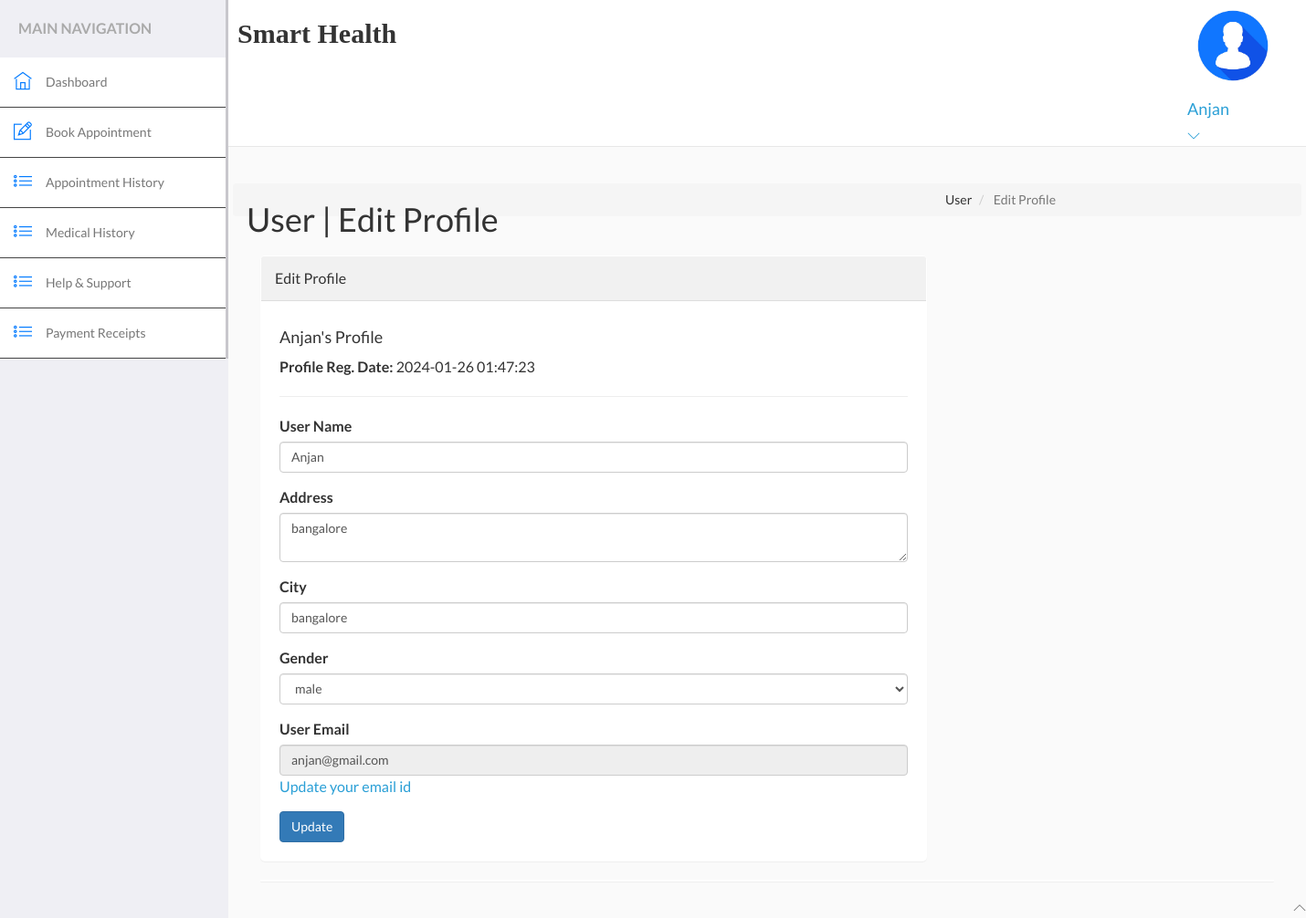
Page /hospital/hms/edit-profile.php (signed in) on the committed database.
### tables this page shows
CREATE TABLE `users` (
  `id` int(11) NOT NULL,
  `fullName` varchar(255) DEFAULT NULL,
  `address` longtext DEFAULT NULL,
  `city` varchar(255) DEFAULT NULL,
  `gender` varchar(255) DEFAULT NULL,
  `email` varchar(255) DEFAULT NULL,
  `password` varchar(255) DEFAULT NULL,
  `regDate` timestamp NULL DEFAULT current_timestamp(),
  `updationDate` timestamp NULL DEFAULT NULL ON UPDATE current_timestamp()
);

### hospital/hms/edit-profile.php (the view, shortened to what this page needs)
<?php
include('include/config.php');
?>
<!DOCTYPE html>
<html lang="en">
<head>
	<link rel="stylesheet" href="vendor/bootstrap/css/bootstrap.min.css">
	<link rel="stylesheet" href="vendor/fontawesome/css/font-awesome.min.css">
	<link rel="stylesheet" href="vendor/themify-icons/themify-icons.min.css">
	<link href="vendor/animate.css/animate.min.css" rel="stylesheet" media="screen">
	<link href="vendor/perfect-scrollbar/perfect-scrollbar.min.css" rel="stylesheet" media="screen">
	<link href="vendor/switchery/switchery.min.css" rel="stylesheet" media="screen">
	<link href="vendor/bootstrap-touchspin/jquery.bootstrap-touchspin.min.css" rel="stylesheet" media="screen">
	<link href="vendor/select2/select2.min.css" rel="stylesheet" media="screen">
	<link href="vendor/bootstrap-datepicker/bootstrap-datepicker3.standalone.min.css" rel="stylesheet" media="screen">
	<link href="vendor/bootstrap-timepicker/bootstrap-timepicker.min.css" rel="stylesheet" media="screen">
	<link rel="stylesheet" href="assets/css/styles.css">
	<link rel="stylesheet" href="assets/css/plugins.css">
	<link rel="stylesheet" href="assets/css/themes/theme-1.css" id="skin_color" />
</head>
<body>
	<div id="app">
		<?php include('include/sidebar.php'); ?>
		<div class="app-content">
			<?php include('include/header.php'); ?>
			<div class="main-content">
				<div class="wrap-content container" id="container">
					<section id="page-title">
						<div class="row">
							<div class="col-sm-8">
								<h1 class="mainTitle">User | Edit Profile</h1>
							</div>
							<ol class="breadcrumb">
								<li>
									<span>User </span>
								</li>
								<li class="active">
									<span>Edit Profile</span>
								</li>
							</ol>
						</div>
					</section>
					<div class="container-fluid container-fullw bg-white">
						<div class="row">
							<div class="col-md-12">
								<div class="row margin-top-30">
									<div class="col-lg-8 col-md-12">
										<div class="panel panel-white">
											<div class="panel-heading">
												<h5 class="panel-title">Edit Profile</h5>
											</div>
											<div class="panel-body">
												<?php
												$sql = mysqli_query($con, "select * from users where id='" . $_SESSION['id'] . "'");
												while ($data = mysqli_fetch_array($sql)) {
												?>
													<h4><?php echo htmlentities($data['fullName']); ?>'s Profile</h4>
													<p><b>Profile Reg. Date: </b><?php echo htmlentities($data['regDate']); ?></p>
													<hr />
													<form role="form" name="edit" method="post">
														<div class="form-group">
															<label for="fname">
																User Name
															</label>
															<input type="text" name="fname" class="form-control" value="<?php echo htmlentities($data['fullName']); ?>">
														</div>
														<div class="form-group">
															<label for="address">
																Address
															</label>
															<textarea name="address" class="form-control"><?php echo htmlentities($data['address']); ?></textarea>
														</div>
														<div class="form-group">
															<label for="city">
																City
															</label>
															<input type="text" name="city" class="form-control" required="required" value="<?php echo htmlentities($data['city']); ?>">
														</div>
														<div class="form-group">
															<label for="gender">
																Gender
															</label>
															<select name="gender" class="form-control" required="required">
																<option value="<?php echo htmlentities($data['gender']); ?>"><?php echo htmlentities($data['gender']); ?></option>
															</select>
														</div>
														<div class="form-group">
															<label for="fess">
																User Email
															</label>
															<input type="email" name="uemail" class="form-control" readonly="readonly" value="<?php echo htmlentities($data['email']); ?>">
															<a href="change-emaild.php">Update your email id</a>
														</div>
														<button type="submit" name="submit" class="btn btn-o btn-primary">
															Update
														</button>
													</form>
												<?php } ?>
											</div>
										</div>
									</div>
								</div>
							</div>
							<div class="col-lg-12 col-md-12">
								<div class="panel panel-white">
								</div>
							</div>
						</div>
					</div>
				</div>
			</div>
		</div>
		<?php include('include/footer.php'); ?>
	</div>
</body>
</html>

### hospital/hms/include/header.php (shortened to what this page needs)
<header class="navbar navbar-default navbar-static-top">
	<div class="navbar-collapse collapse" style="padding-right:30px;">
		<div style="display:flex; justify-content:space-between;">
			<div class="left-section">
				<h2 style="padding-left:10px; font-weight:bold; font-family:serif;">Smart Health</h2>
			</div>
			<div class="dropdown current-user">
				<a href class="dropdown-toggle" data-toggle="dropdown">
					<img src="assets/images/logo.avif" height="100px">
					<span class="username">
						<?php
						$query = mysqli_query($con, "select fullName from users where id='" . $_SESSION['id'] . "'");
						while ($row = mysqli_fetch_array($query)) {
							$name = $row['fullName'];
						}
						echo "<h4>$name</h4>";
						?>
						<i class="ti-angle-down"></i>
					</span>
				</a>
			</div>
		</div>
	</div>
</header>

### hospital/hms/assets/css/styles.css (style rules this page uses)
body { font-family: "Lato", sans-serif; background-color: #f4f7f6; color: #333; }
.app-content { margin-left: 250px; }
.main-content { margin-top: 40px; }
.panel { margin-bottom: 20px; border-radius: 5px; }
.panel-body { padding: 15px; }
a { text-decoration: none; color: #2a9fd6; }
.panel-body { padding: 20px; }
.panel-heading { background-color: #f1f1f1; border-bottom: 1px solid #ddd; padding: 15px; font-size: 18px; }
.panel-body { padding: 20px; font-size: 16px; line-height: 1.5; }

### hospital/hms/assets/css/themes/theme-1.css (style rules this page uses)
body { background: #FAFAFA; }
header .navbar-collapse { background: #ffffff !important; border-bottom-color: #c8c7cc !important; box-shadow: none !important; }

### rows in the picture
users: fullName "Anjan", regDate "2024-01-26 01:47:23", fname "Anjan", address "bangalore", city "bangalore", gender "male", uemail "anjan@gmail.com"
